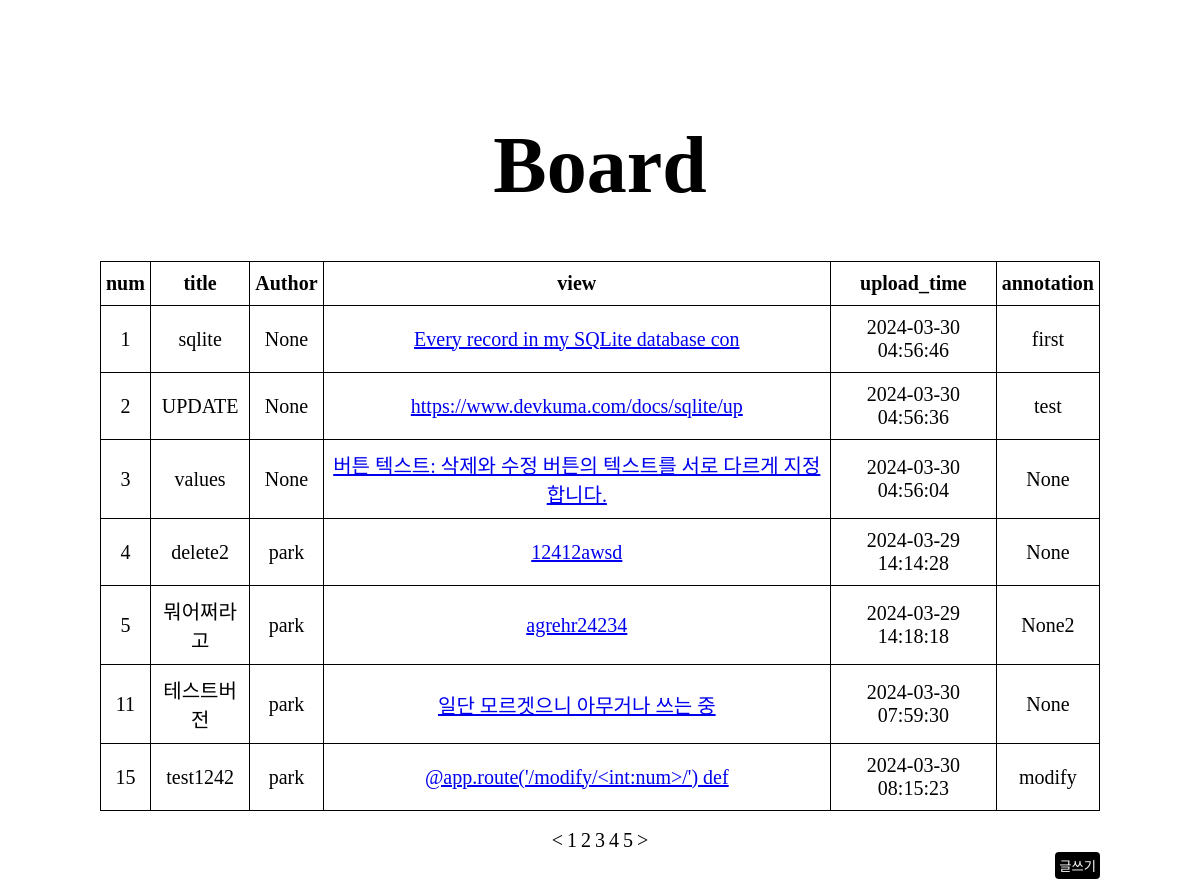
Page /write_board on the earlier database version.
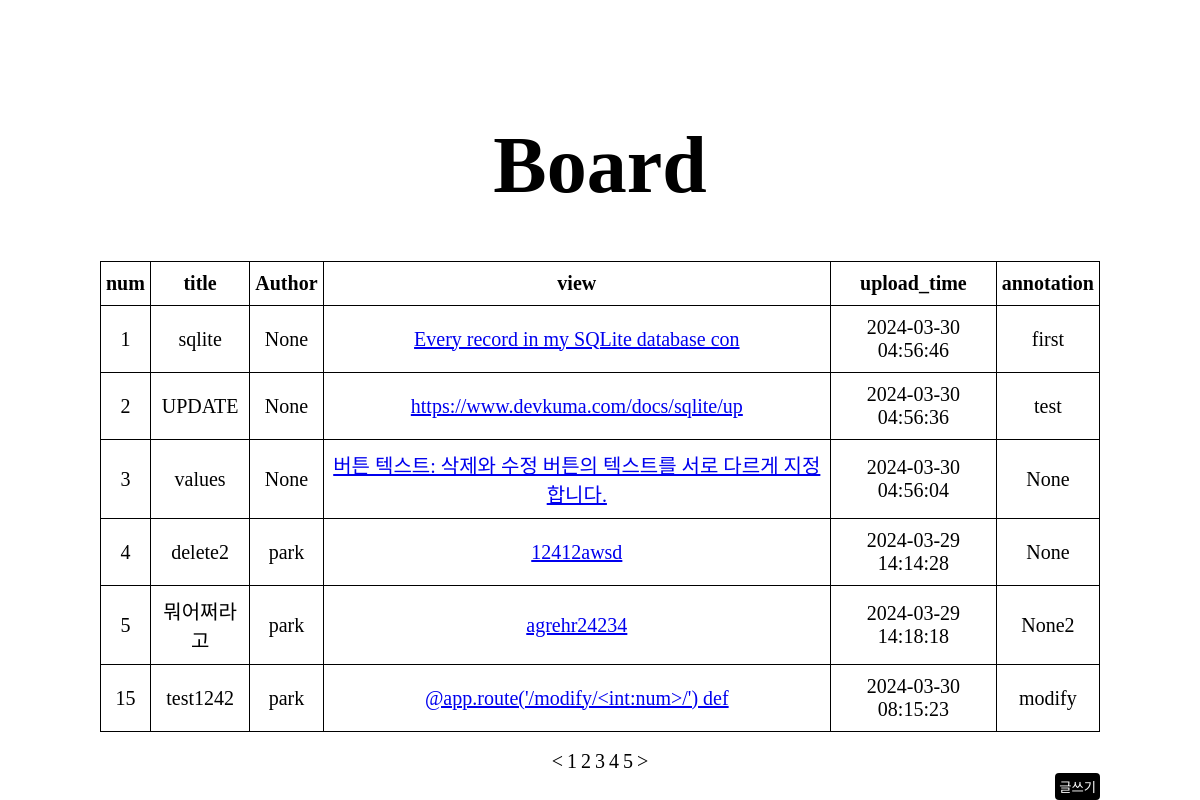
Same page on the later database version.
### tables this page shows
CREATE TABLE content (id INTEGER PRIMARY KEY AUTOINCREMENT, title varchar (50), writer varchar (50), content varchar (200), date TEXT CONSTRAINT real_time DEFAULT (CURRENT_TIMESTAMP), annotation TEXT (50));

### app.py (the view)
@app.route('/write_board')
def write_board():
    info = my_db.select_all(table_name="content")
    return render_template("writer_board.html", data=info)

### my_db.py (called while the page is built)
def connect_db():
    return sqlite3.connect('mydb.db')

def select_all(table_name): # 전체 데이터 확인
    ret = list()
    try:
        db = connect_db()
        c = db.cursor()
        c.execute(f'SELECT * FROM {table_name}')
        ret = c.fetchall()
    except Exception as e:
        print('db error:', e)
    finally:
        db.close()
        return ret

### templates/writer_board.html (shortened to what this page needs)
<!DOCTYPE html>
<html lang="en">
<head>
    <link rel="stylesheet" href="../static/css/writer_board.css"/>
</head>
<body>
    <div class="logo"><h2>Board</h2></div>
    <div class="container">
        <div class="table_contaioner">
            <table>
                <tr>
                    <th>num</th>
                    <th>title</th>
                    <th>Author</th>
                    <th>view</th>
                    <th>upload_time</th>
                    <th>annotation</th>
                </tr>
                {% for i in data %}
                <tr>
                    <td>{{ i[0] }}</td>
                    <td>{{ i[1] }}</td>
                    <td>{{ i[2] }}</td>
                    <td><a href="/update/{{ i[0] }}">{{ i[3][:38] }}</a></td>
                    <td>{{ i[4] }}</td>
                    <td>{{ i[5] }}</td>
                </tr>
                {% endfor %}
            </table>
        </div>
    <br>
        <div class="nav_horiz">
            <ul>
                <li><a href="#"></a><</li>
                <li><a href="#"></a>1</li>
                <li><a href="#"></a>2</li>
                <li><a href="#"></a>3</li>
                <li><a href="#"></a>4</li>
                <li><a href="#"></a>5</li>
                <li><a href="#"></a>></li>
            </ul>
        </div>
        <div class="write">
            <form action="/write">
                <button type="submit">글쓰기</button>
            </form>
        </div>
    </div>
</body>
</html>

### static/css/writer_board.css (style rules this page uses)
* { margin: 0; padding: 0; }
table, th, td { border-collapse: collapse; border: 1px solid #000; font-size: 20px; padding: 10px 5px; overflow: hidden; }
h2 { font-size: 80px; text-align: center; margin-top: 10%; }
table { margin: auto; }
.table_contaioner { margin: 0 auto; width: 1000px; }
.container { text-align: center; margin: 0 auto; position: relative; margin-top: 50px; width: 1200px; }
.nav_horiz li { display: inline-block; font-size: 20px; }
.write { display: inline; float: right; margin-right: 100px; }
.write button { border: 1px; border-radius: 4px; padding: 4px; background-color: #000; color: #fff; }

Differences in the rows shown:
removed content: id "11", title "테스트버전", writer "park", content "일단 모르겟으니 아무거나 쓰는 중", date "2024-03-30 07:59:30", annotation "None"
